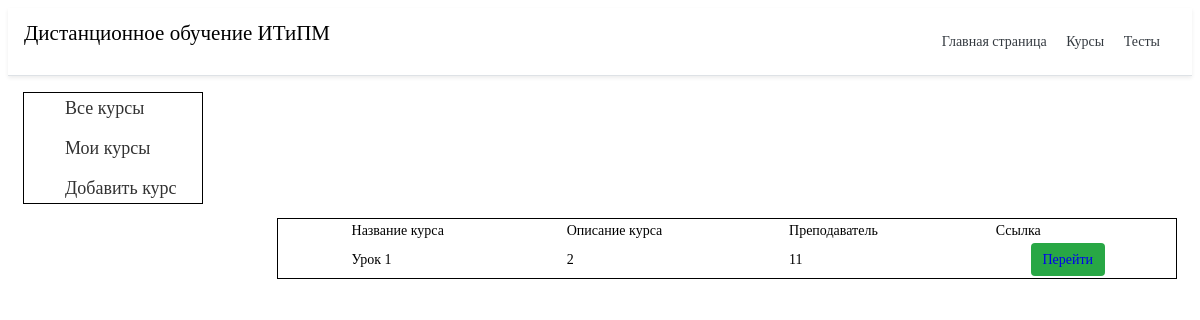
Page /course/ on the earlier database version.
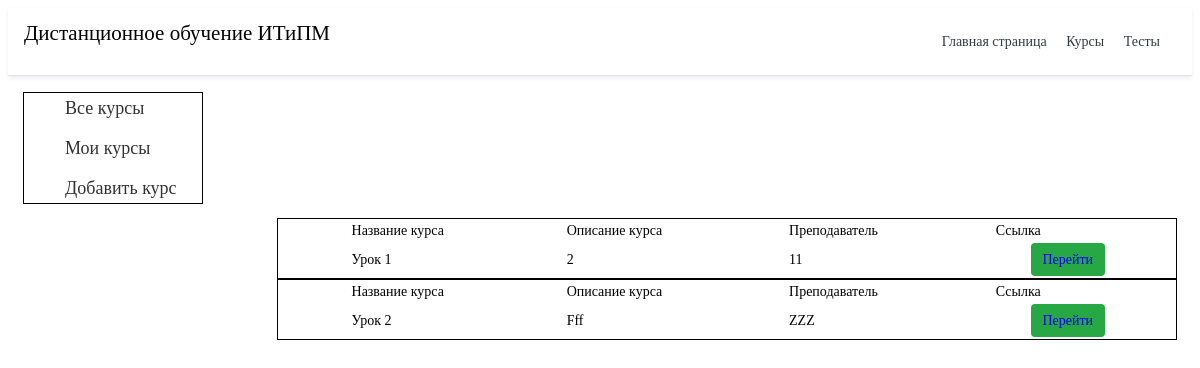
Same page on the later database version.
### cours/models.py (models this page shows, shortened)
class CoueseTable(models.Model):
    title = models.CharField('Название курса', max_length=75)
    task = models.TextField('Описание курса', max_length=250)
    teache = models.CharField('Преподаватель', max_length=50)
    class Meta:
        verbose_name = 'Курс'
        verbose_name_plural = 'Курсы'

### cours/views.py (the view)
# urls.py: path('', views.cour, name='kurs'),
def cour(request):
    ku = CoueseTable.objects.order_by('id')
    return render(request, 'cours/cours_home.html', {'ku': ku})

### cours/templates/cours/cours_home.html (shortened to what this page needs)
{% extends 'main/base.html' %}
{% block content %}
<div class="menu_gl">
	<ul class="menu">
		<li><a class="cours_menu_a" href="#">Все курсы</a></li>
		<li><a href="#">Мои курсы</a></li>
		<li><a href="{% url 'adk' %}">Добавить курс</a></li>
	</ul>
</div>
{% if ku%}
{% for el in ku %}
<table>
	<tr>
		<table class="iksweb">
			<tbody>
				<tr>
					<td class="table_na">Название курса</td>
					<td class="table_na">Описание курса</td>
					<td class="table_na">Преподаватель</td>
					<td class="table_na">Ссылка</td>
				</tr>
				<tr>
					<td class="table_na">{{ el.title }}</td>
					<td class="table_na">{{ el.task }}</td>
					<td class="table_na">{{ el.teache }}</td>
					<td class="table_na">
					<td class="btn btn-success"><a href="{% url 'datail' el.id %}">Перейти</a>
						</button></td>
				</tr>
			</tbody>
		</table>
	</tr>
</table>
{%endfor%}
{% else %}
<p>Вы не добавили курсов</p>
{%endif%}
{% endblock %}

Differences in the rows shown:
added CoueseTable: title "Урок 2", task "Fff", teache "ZZZ"
